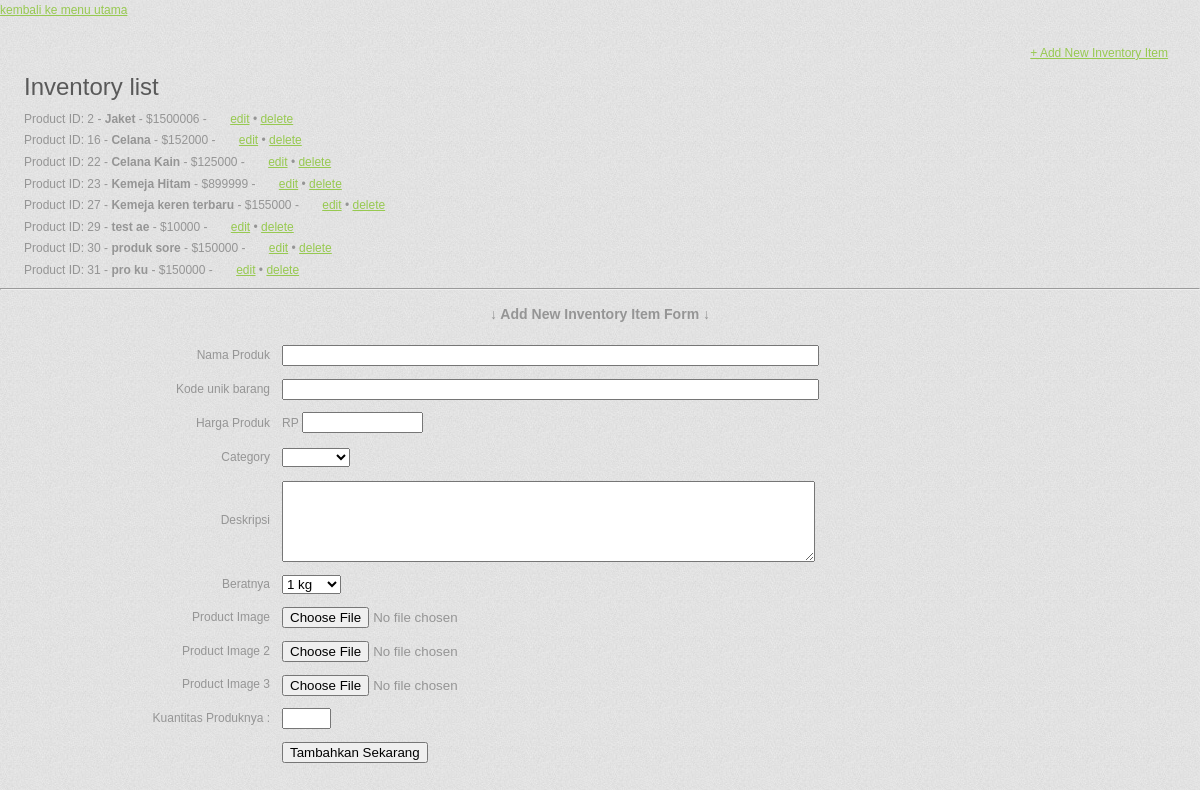
The page /admin/halaman/inventori.php on the database its author committed.
### tables this page shows
CREATE TABLE IF NOT EXISTS `produk` (
  `no` bigint(20) unsigned NOT NULL AUTO_INCREMENT,
  `kode` varchar(31) NOT NULL DEFAULT '',
  `nama` varchar(63) NOT NULL DEFAULT '',
  `kategori_produk` bigint(20) unsigned NOT NULL,
  `deskripsi` text NOT NULL,
  `berat` double NOT NULL,
  `harga` double NOT NULL,
  `kuantitas` int(10) unsigned NOT NULL,
  PRIMARY KEY (`no`),
  UNIQUE KEY `kode` (`kode`),
  UNIQUE KEY `nama` (`nama`),
  KEY `kategori_produk` (`kategori_produk`)
);

### admin/halaman/inventori.php (the view, shortened to what this page needs)
<?php
if (isset($_SESSION["administrator"]))
{
?>
<script language="javascript">
    alert("login dulu");
    location.href("../admin_login.php");
</script>
<?
} else
{
?>
<?php
    $product_list = "";
    $sql = mysql_query("SELECT * FROM produk ORDER BY no ASC");
    $productCount = mysql_num_rows($sql);
    if ($productCount > 0)
    {
        while ($row = mysql_fetch_array($sql))
        {
            $id = $row["no"];
            $product_name = $row["nama"];
            $price = $row["harga"];
            $product_list .= "Product ID: $id - <strong>$product_name</strong> - $$price -  &nbsp; &nbsp; &nbsp;
             <a href='inventori_edit.php?pid=$id'>edit</a> &bull;
             <a href='inventori.php?deleteid=$id'>delete</a><br />";
        }
    } else
    {
        $product_list = "You have no products listed in your store yet";
    }
?>
<!DOCTYPE html PUBLIC "-//W3C//DTD XHTML 1.0 Transitional//EN" "http://www.w3.org/TR/xhtml1/DTD/xhtml1-transitional.dtd">
<html xmlns="http://www.w3.org/1999/xhtml">
<head>
<link rel="stylesheet" href="../style.css" type="text/css" media="screen" />
<a href="../index.php">kembali ke menu utama</a>
</head>
<body>
<div align="center" id="ContentmainWrapper">
  <div id="pageContent"><br />
    <div align="right" style="margin-right:32px;"><a href="inventori.php#inventoryForm">+ Add New Inventory Item</a></div>
<div align="left" style="margin-left:24px;">
      <h2>Inventory list</h2>
      <?php
    echo $product_list;
?>
    </div>
    <hr />
    <h3>
    &darr; Add New Inventory Item Form &darr;
    </h3>
    <form action="inventori.php" enctype="multipart/form-data" name="myForm" id="myform" method="post">
    <table width="90%" border="0" cellspacing="0" cellpadding="6">
      <tr>
        <td width="20%" align="right">Nama Produk</td>
        <td width="80%"><label>
          <input name="nama_produk" type="text" id="nama_produk" size="64" />
        </label></td>
      </tr>
      <tr>
        <td align="right">
            Kode unik barang
        </td>
        <td>
            <input name="kode_unik" type="text" id="kode_unik" size="64" />
        </td>
      </tr>
      <tr>
        <td align="right">Harga Produk</td>
        <td><label>
          RP
          <input name="price" type="text" id="price" size="12" />
        </label></td>
      </tr>
      <tr>
        <td align="right">Category</td>
        <td><label>
          <select name="category" id="category">
          <option value=""></option>
          <option value="4">Kemeja</option>
          </select>
        </label></td>
      </tr>
      <tr>
        <td align="right">Deskripsi</td>
        <td><label>
          <textarea name="details" id="details" cols="64" rows="5"></textarea>
        </label></td>
      </tr>
      <tr>
        <td align="right">
            Beratnya
        </td>
        <td>
            <select name="berat" id="berat">
                <option value="1">1 kg</option>
            </select>
        </td>
      </tr>
      <tr>
        <td align="right">Product Image</td>
        <td><label>
          <input type="file" name="fileField" id="fileField" />
        </label></td>
      </tr>
      <tr>
        <td align="right">Product Image 2</td>
        <td><label>
          <input type="file" name="fileField2" id="fileField2" />
        </label></td>
      </tr>
      <tr>
        <td align="right">Product Image 3</td>
        <td><label>
          <input type="file" name="fileField3" id="fileField3" />
        </label></td>
      </tr>
      <tr>
        <td align="right">
            Kuantitas Produknya :
        </td>
        <td>
            <input type="text" name="kuantitas" size="3" />
        </td>
      </tr>
      <tr>
        <td>&nbsp;</td>
        <td><label>
          <input type="submit" name="button" id="button" value="Tambahkan Sekarang" />
        </label></td>
      </tr>
    </table>
    </form>
    <br />
  <br />
  </div>
</div>
</body>
</html>
<?
}
?>

### style/style.css (style rules this page uses)
body { margin:0; padding:0; width:100%; color:#959595; font:normal 12px/1.8em Arial, Helvetica, sans-serif; background:url(images/bg.jpg); }
html { padding:0; margin:0; }
h2 { font:normal 24px Arial, Helvetica, sans-serif; padding:8px 0; margin:0; color:#595959; }
a { color:#97c950; text-decoration:underline; }
.header, .content, .menu_nav, .fbg, .footer, form, ol, ol li, ul, .content .mainbar, .content .sidebar { margin:0; padding:0; }

### rows shown on the page
produk: no "2", nama "Jaket", harga "1500006"
produk: no "16", nama "Celana", harga "152000"
produk: no "22", nama "Celana Kain", harga "125000"
produk: no "23", nama "Kemeja Hitam", harga "899999"
produk: no "27", nama "Kemeja keren terbaru", harga "155000"
produk: no "29", nama "test ae", harga "10000"
produk: no "30", nama "produk sore", harga "150000"
produk: no "31", nama "pro ku", harga "150000"
